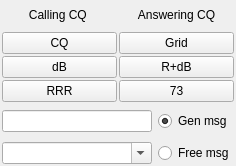
             <widget class="QWidget" name="tab_2">
              <attribute name="title">
               <string>2</string>
              </attribute>
              <layout class="QVBoxLayout" name="verticalLayout_9">
               <property name="spacing">
                <number>0</number>
               </property>
               <property name="leftMargin">
                <number>0</number>
               </property>
               <property name="topMargin">
                <number>0</number>
               </property>
               <property name="rightMargin">
                <number>0</number>
               </property>
               <property name="bottomMargin">
                <number>0</number>
               </property>
               <item>
                <layout class="QVBoxLayout" name="verticalLayout_7">
                 <property name="spacing">
                  <number>6</number>
                 </property>
                 <property name="leftMargin">
                  <number>2</number>
                 </property>
                 <property name="rightMargin">
                  <number>2</number>
                 </property>
                 <item>
                  <layout class="QGridLayout" name="gridLayout_4">
                   <property name="spacing">
                    <number>2</number>
                   </property>
                   <item row="0" column="0">
                    <widget class="QLabel" name="label_9">
                     <property name="minimumSize">
                      <size>
                       <width>0</width>
                       <height>30</height>
                      </size>
                     </property>
                     <property name="maximumSize">
                      <size>
                       <width>16777215</width>
                       <height>30</height>
                      </size>
                     </property>
                     <property name="text">
                      <string>Calling CQ </string>
                     </property>
                     <property name="alignment">
                      <set>Qt::AlignCenter</set>
                     </property>
                    </widget>
                   </item>
                   <item row="1" column="0">
                    <widget class="QPushButton" name="pbCallCQ">
                     <property name="toolTip">
                      <string>Generate a CQ message</string>
                     </property>
                     <property name="text">
                      <string>CQ</string>
                     </property>
                    </widget>
                   </item>
                   <item row="3" column="0">
                    <widget class="QPushButton" name="pbSendRRR">
                     <property name="toolTip">
                      <string>Generate message with RRR</string>
                     </property>
                     <property name="text">
                      <string>RRR</string>
                     </property>
                    </widget>
                   </item>
                   <item row="2" column="0">
                    <widget class="QPushButton" name="pbAnswerCaller">
                     <property name="toolTip">
                      <string>Generate message with report</string>
                     </property>
                     <property name="text">
                      <string>dB</string>
                     </property>
                    </widget>
                   </item>
                   <item row="0" column="1">
                    <widget class="QLabel" name="label_10">
                     <property name="minimumSize">
                      <size>
                       <width>0</width>
                       <height>30</height>
                      </size>
                     </property>
                     <property name="maximumSize">
                      <size>
                       <width>16777215</width>
                       <height>30</height>
                      </size>
                     </property>
                     <property name="text">
                      <string>Answering CQ</string>
                     </property>
                     <property name="alignment">
                      <set>Qt::AlignCenter</set>
                     </property>
                    </widget>
                   </item>
                   <item row="1" column="1">
                    <widget class="QPushButton" name="pbAnswerCQ">
                     <property name="toolTip">
                      <string>Generate message for replying to a CQ</string>
                     </property>
                     <property name="text">
                      <string>Grid</string>
                     </property>
                    </widget>
                   </item>
                   <item row="2" column="1">
                    <widget class="QPushButton" name="pbSendReport">
                     <property name="toolTip">
                      <string>Generate message with R+report</string>
                     </property>
                     <property name="text">
                      <string>R+dB</string>
                     </property>
                    </widget>
                   </item>
                   <item row="3" column="1">
                    <widget class="QPushButton" name="pbSend73">
                     <property name="toolTip">
                      <string>Generate message with 73</string>
                     </property>
                     <property name="text">
                      <string>73</string>
                     </property>
                    </widget>
                   </item>
                  </layout>
                 </item>
                 <item>
                  <layout class="QHBoxLayout" name="horizontalLayout_3">
                   <item>
                    <widget class="QLineEdit" name="genMsg">
                     <property name="sizePolicy">
                      <sizepolicy hsizetype="Preferred" vsizetype="Fixed">
                       <horstretch>0</horstretch>
                       <verstretch>0</verstretch>
                      </sizepolicy>
                     </property>
                     <property name="minimumSize">
                      <size>
                       <width>150</width>
                       <height>0</height>
                      </size>
                     </property>
                    </widget>
                   </item>
                   <item>
                    <widget class="QRadioButton" name="rbGenMsg">
                     <property name="sizePolicy">
                      <sizepolicy hsizetype="Preferred" vsizetype="Fixed">
                       <horstretch>0</horstretch>
                       <verstretch>0</verstretch>
                      </sizepolicy>
                     </property>
                     <property name="minimumSize">
                      <size>
                       <width>0</width>
                       <height>26</height>
                      </size>
                     </property>
                     <property name="toolTip">
                      <string>Send this standard (generated) message</string>
                     </property>
                     <property name="text">
                      <string>Gen msg</string>
                     </property>
                     <property name="checked">
                      <bool>true</bool>
                     </property>
                    </widget>
                   </item>
                  </layout>
                 </item>
                 <item>
                  <layout class="QHBoxLayout" name="horizontalLayout">
                   <item>
                    <widget class="QComboBox" name="freeTextMsg">
                     <property name="minimumSize">
                      <size>
                       <width>150</width>
                       <height>0</height>
                      </size>
                     </property>
                     <property name="toolTip">
                      <string>Enter a free text message (maximum 13 characters)
or select a predefined macro from the dropdown list.
Press ENTER to add the current text to the predefined
list. The list can be maintained in Settings (F2).</string>
                     </property>
                     <property name="editable">
                      <bool>true</bool>
                     </property>
                     <property name="insertPolicy">
                      <enum>QComboBox::InsertAtBottom</enum>
                     </property>
                    </widget>
                   </item>
                   <item>
                    <widget class="QRadioButton" name="rbFreeText">
                     <property name="sizePolicy">
                      <sizepolicy hsizetype="Preferred" vsizetype="Fixed">
                       <horstretch>0</horstretch>
                       <verstretch>0</verstretch>
                      </sizepolicy>
                     </property>
                     <property name="minimumSize">
                      <size>
                       <width>0</width>
                       <height>26</height>
                      </size>
                     </property>
                     <property name="toolTip">
                      <string>Send this free-text message (max 13 characters)</string>
                     </property>
                     <property name="text">
                      <string>Free msg</string>
                     </property>
                    </widget>
                   </item>
                  </layout>
                 </item>
                </layout>
               </item>
              </layout>
             </widget>
